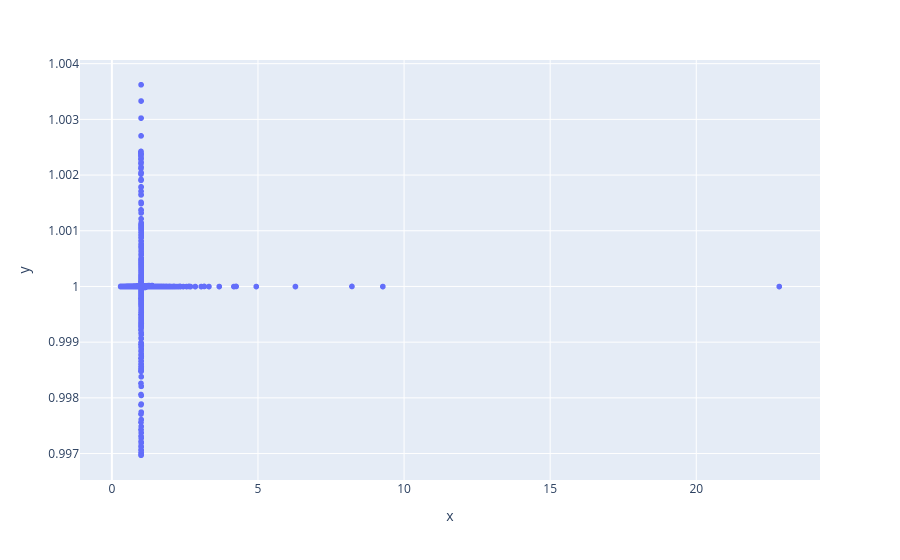

Notebook cell for this chart:
### Code cell
fig = px.scatter(x=data_reshaped[:,0], y=data_reshaped[:,1])
# fig.update_layout(
#     xaxis=dict(title=r"$\text{Relative radius } [R/R_0]$"),
#     yaxis=dict(
#         title=r"$\text{Relative radiated pressure } [p/p_0]$"
#     ),
#     font_size=16,
# )
fig.show()

### Figure 1 — Plotly figure (JSON) as saved in the notebook; plotly's stock layout.template omitted (floating-point values rounded to 4 significant figures; data arrays with more than 128 entries replaced by an {"elided": "..."} marker saying what was removed)
{"data": [{"hovertemplate": "x=%{x}<br>y=%{y}<extra></extra>", "legendgroup": "", "marker": {"color": "#636efa", "symbol": "circle"}, "mode": "markers", "name": "", "showlegend": false, "type": "scattergl", "x": {"elided": "6874 float values"}, "xaxis": "x", "y": {"elided": "6874 float values"}, "yaxis": "y"}], "layout": {"autosize": true, "legend": {"tracegroupgap": 0}, "margin": {"t": 60}, "xaxis": {"anchor": "y", "autorange": true, "domain": [0, 1], "range": [-1.059, 24.2], "title": {"text": "x"}, "type": "linear"}, "yaxis": {"anchor": "x", "autorange": true, "domain": [0, 1], "range": [0.9965, 1.004], "title": {"text": "y"}, "type": "linear"}}}
